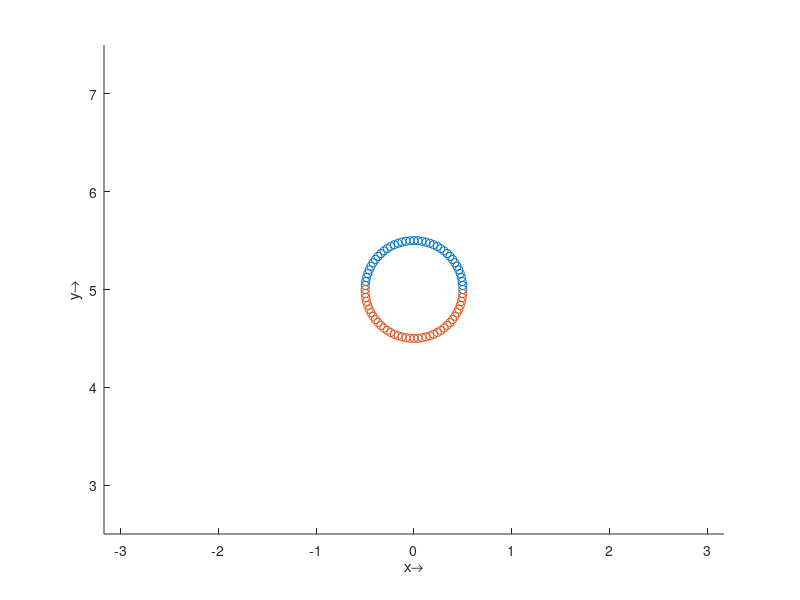

This chart was generated by the following MATLAB code:
clear all;
close all;
clc;
format long;

load dumpalll.txt
load dumpallu.txt

xu = dumpallu(:,2);
yu = dumpallu(:,3);
zu = dumpallu(:,4);

xl = dumpalll(:,2);
yl = dumpalll(:,3);
zl = dumpalll(:,4);

size(sort(unique(zu)))
size(sort(unique(zl)))

hold on;
scatter3(xu,yu,zu,'b.');
scatter3(xl,yl,zl,'r.');
axis equal tight;

xlabel('x\rightarrow');
ylabel('y\rightarrow');
zlabel('z\rightarrow');
